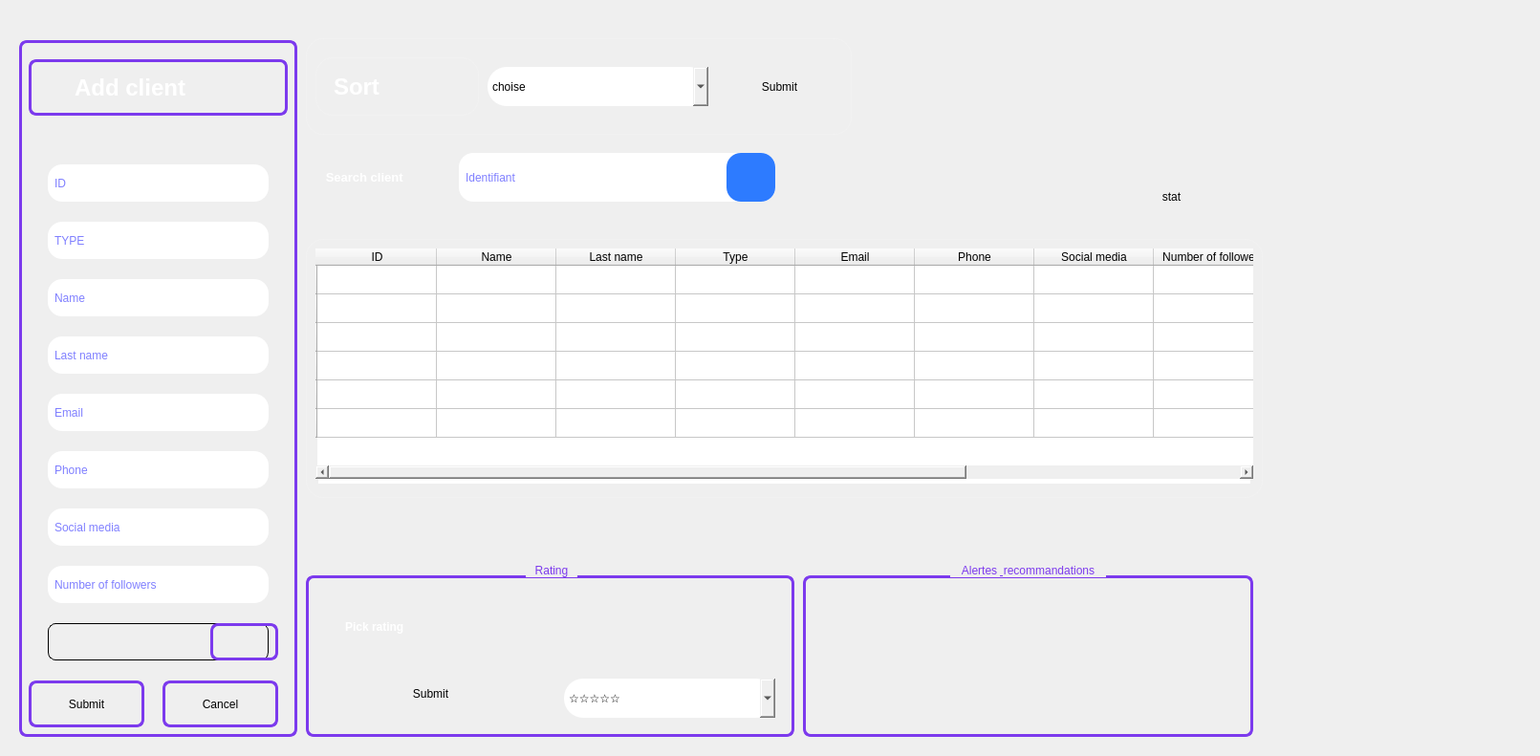
       <widget class="QWidget" name="widget_8" native="true">
        <property name="geometry">
         <rect>
          <x>470</x>
          <y>40</y>
          <width>1611</width>
          <height>791</height>
         </rect>
        </property>
        <property name="styleSheet">
         <string notr="true">background: qlineargradient(x1:0, y1:0, x2:1, y2:1,
                            stop:0 #C4B5FD,   /* light violet */
                            stop:1 #93C5FD); /* light blue */
 border-radius: 20px;         /* rounded container */</string>
        </property>
        <widget class="QFrame" name="frame_3">
         <property name="geometry">
          <rect>
           <x>20</x>
           <y>30</y>
           <width>291</width>
           <height>741</height>
          </rect>
         </property>
         <property name="styleSheet">
          <string notr="true"> border: 3px solid #7C3AED;        /* thicker border */
    border-radius: 8px;               /* smoother corners */
    background: transparent;
    margin-top: 12px;                 /* space for the title */</string>
         </property>
         <property name="frameShape">
          <enum>QFrame::Shape::StyledPanel</enum>
         </property>
         <property name="frameShadow">
          <enum>QFrame::Shadow::Raised</enum>
         </property>
         <widget class="QLineEdit" name="line_type_add_cli">
          <property name="geometry">
           <rect>
            <x>30</x>
            <y>190</y>
            <width>231</width>
            <height>51</height>
           </rect>
          </property>
          <property name="styleSheet">
           <string notr="true">QLineEdit {
    border: 2px blue;    /* contour */
    border-radius: 15px;        /* arrondi moitié de la hauteur */
    padding: 5px;
   background-color: rgb(255, 255, 255);
color:blue;
}
</string>
          </property>
          <property name="placeholderText">
           <string>TYPE</string>
          </property>
         </widget>
         <widget class="QLineEdit" name="line_name_add_cli">
          <property name="geometry">
           <rect>
            <x>30</x>
            <y>250</y>
            <width>231</width>
            <height>51</height>
           </rect>
          </property>
          <property name="styleSheet">
           <string notr="true">QLineEdit {
     border: 2px blue;   /* contour */
    border-radius: 15px;        /* arrondi moitié de la hauteur */
    padding: 5px;
   background-color: rgb(255, 255, 255);
color:blue;
}
</string>
          </property>
          <property name="placeholderText">
           <string>Name</string>
          </property>
         </widget>
         <widget class="QLineEdit" name="line_last_add_cli">
          <property name="geometry">
           <rect>
            <x>30</x>
            <y>310</y>
            <width>231</width>
            <height>51</height>
           </rect>
          </property>
          <property name="styleSheet">
           <string notr="true">QLineEdit {
    border: 2px blue;    /* contour */
    border-radius: 15px;        /* arrondi moitié de la hauteur */
    padding: 5px;
   background-color: rgb(255, 255, 255);
color:blue;
}
</string>
          </property>
          <property name="placeholderText">
           <string>Last name</string>
          </property>
         </widget>
         <widget class="QLineEdit" name="line_email_add_cli">
          <property name="geometry">
           <rect>
            <x>30</x>
            <y>370</y>
            <width>231</width>
            <height>51</height>
           </rect>
          </property>
          <property name="styleSheet">
           <string notr="true">QLineEdit {
    border: 2px blue;  /* contour */
    border-radius: 15px;        /* arrondi moitié de la hauteur */
    padding: 5px;
   background-color: rgb(255, 255, 255);
color:blue;
}
</string>
          </property>
          <property name="placeholderText">
           <string>Email</string>
          </property>
         </widget>
         <widget class="QLineEdit" name="line_phone_add_cli">
          <property name="geometry">
           <rect>
            <x>30</x>
            <y>430</y>
            <width>231</width>
            <height>51</height>
           </rect>
          </property>
          <property name="styleSheet">
           <string notr="true">QLineEdit {
    border: 2px blue;   /* contour */
    border-radius: 15px;        /* arrondi moitié de la hauteur */
    padding: 5px;
   background-color: rgb(255, 255, 255);
color:blue;
}
</string>
          </property>
          <property name="placeholderText">
           <string>Phone</string>
          </property>
         </widget>
         <widget class="QLineEdit" name="line_social_add_cli">
          <property name="geometry">
           <rect>
            <x>30</x>
            <y>490</y>
            <width>231</width>
            <height>51</height>
           </rect>
          </property>
          <property name="styleSheet">
           <string notr="true">QLineEdit {
    border: 2px blue;    /* contour */
    border-radius: 15px;        /* arrondi moitié de la hauteur */
    padding: 5px;
   background-color: rgb(255, 255, 255);
color:blue;
}
</string>
          </property>
          <property name="placeholderText">
           <string>Social media</string>
          </property>
         </widget>
         <widget class="QLineEdit" name="line_fllwrs_add_cli">
          <property name="geometry">
           <rect>
            <x>30</x>
            <y>550</y>
            <width>231</width>
            <height>51</height>
           </rect>
          </property>
          <property name="styleSheet">
           <string notr="true">QLineEdit {
   border: 2px blue;     /* contour */
    border-radius: 15px;        /* arrondi moitié de la hauteur */
    padding: 5px;
   background-color: rgb(255, 255, 255);
color:blue;
}
</string>
          </property>
          <property name="placeholderText">
           <string>Number of followers</string>
          </property>
         </widget>
         <widget class="QLabel" name="label_27">
          <property name="geometry">
           <rect>
            <x>10</x>
            <y>20</y>
            <width>271</width>
            <height>71</height>
           </rect>
          </property>
          <property name="font">
           <font>
            <family>Segoe UI</family>
            <pointsize>18</pointsize>
            <bold>true</bold>
           </font>
          </property>
          <property name="toolTip">
           <string>&lt;html&gt;&lt;head/&gt;&lt;body&gt;&lt;p align=&quot;center&quot;&gt;&lt;br/&gt;&lt;/p&gt;&lt;/body&gt;&lt;/html&gt;</string>
          </property>
          <property name="styleSheet">
           <string notr="true">color: white;
</string>
          </property>
          <property name="text">
           <string>      Add client</string>
          </property>
         </widget>
         <widget class="QLineEdit" name="line_id_add_cli">
          <property name="geometry">
           <rect>
            <x>30</x>
            <y>130</y>
            <width>231</width>
            <height>51</height>
           </rect>
          </property>
          <property name="styleSheet">
           <string notr="true">QLineEdit {
    border: 2px blue;   /* contour */
    border-radius: 15px;        /* arrondi moitié de la hauteur */
    padding: 5px;
   background-color: rgb(255, 255, 255);
color:blue;
}
</string>
          </property>
          <property name="placeholderText">
           <string>ID</string>
          </property>
         </widget>
         <widget class="QPushButton" name="Button_sub_add_cli">
          <property name="geometry">
           <rect>
            <x>10</x>
            <y>670</y>
            <width>121</width>
            <height>61</height>
           </rect>
          </property>
          <property name="styleSheet">
           <string notr="true">
    background: qlineargradient(
        x1:0, y1:0, x2:1, y2:1,
        stop:0 #7C3AED,   /* purple */
        stop:1 #3B82F6    /* blue */
    );
    color: white;                /* text color */
    font-weight: bold;
    border: none;                /* no border line */
    border-radius: 18px;         /* rounded corners */
    padding: 8px 18px;           /* space inside */
}

/* Hover */
QPushButton:hover {
    background: qlineargradient(
        x1:0, y1:0, x2:1, y2:1,
        stop:0 #9D5CFF,   /* lighter purple */
        stop:1 #60A5FA    /* lighter blue */
    );
}

/* Pressed */
QPushButton:pressed {
    background: qlineargradient(
        x1:0, y1:0, x2:1, y2:1,
        stop:0 #5B21B6,   /* darker purple */
        stop:1 #1E40AF    /* darker blue */
    );

</string>
          </property>
          <property name="text">
           <string>Submit</string>
          </property>
         </widget>
         <widget class="QPushButton" name="Button_cancel_add_cli">
          <property name="geometry">
           <rect>
            <x>150</x>
            <y>670</y>
            <width>121</width>
            <height>61</height>
           </rect>
          </property>
          <property name="styleSheet">
           <string notr="true">
    background: qlineargradient(
        x1:0, y1:0, x2:1, y2:1,
        stop:0 #7C3AED,   /* purple */
        stop:1 #3B82F6    /* blue */
    );
    color: white;                /* text color */
    font-weight: bold;
    border: none;                /* no border line */
    border-radius: 18px;         /* rounded corners */
    padding: 8px 18px;           /* space inside */
}

/* Hover */
QPushButton:hover {
    background: qlineargradient(
        x1:0, y1:0, x2:1, y2:1,
        stop:0 #9D5CFF,   /* lighter purple */
        stop:1 #60A5FA    /* lighter blue */
    );
}

/* Pressed */
QPushButton:pressed {
    background: qlineargradient(
        x1:0, y1:0, x2:1, y2:1,
        stop:0 #5B21B6,   /* darker purple */
        stop:1 #1E40AF    /* darker blue */
    );

</string>
          </property>
          <property name="text">
           <string>Cancel</string>
          </property>
         </widget>
         <widget class="QLabel" name="photocl">
          <property name="geometry">
           <rect>
            <x>30</x>
            <y>610</y>
            <width>231</width>
            <height>51</height>
           </rect>
          </property>
          <property name="styleSheet">
           <string notr="true">

   background: qlineargradient(x1:0, y1:0, x2:1, y2:1,
                            stop:0 #C4B5FD,   /* light violet */
                            stop:1 #93C5FD); /* light blue */
  
    color: white;                /* text contrast */


    border: 1px solid;  /* thinner border */
    border-image: qlineargradient(
        x1:0, y1:0, x2:1, y2:1,
        stop:0 #C4B5FD,   /* light violet */
        stop:1 #93C5FD    /* light blue */
    ) 1;  /* Apply the gradient */
    border-radius: 8px;  /* softer curve */
    padding: 10px;       /* space inside */

</string>
          </property>
          <property name="text">
           <string/>
          </property>
         </widget>
         <widget class="QPushButton" name="importcl">
          <property name="geometry">
           <rect>
            <x>200</x>
            <y>610</y>
            <width>71</width>
            <height>51</height>
           </rect>
          </property>
          <property name="styleSheet">
           <string notr="true">
    background: qlineargradient(
        x1:0, y1:0, x2:1, y2:1,
        stop:0 #7C3AED,   /* purple */
        stop:1 #3B82F6    /* blue */
    );
    color: white;                /* text color */
    font-weight: bold;
    border: none;                /* no border line */
    border-radius: 18px;         /* rounded corners */
    padding: 8px 18px;           /* space inside */
}

/* Hover */
QPushButton:hover {
    background: qlineargradient(
        x1:0, y1:0, x2:1, y2:1,
        stop:0 #9D5CFF,   /* lighter purple */
        stop:1 #60A5FA    /* lighter blue */
    );
}

/* Pressed */
QPushButton:pressed {
    background: qlineargradient(
        x1:0, y1:0, x2:1, y2:1,
        stop:0 #5B21B6,   /* darker purple */
        stop:1 #1E40AF    /* darker blue */
    );

</string>
          </property>
          <property name="text">
           <string/>
          </property>
          <property name="icon">
           <iconset theme="QIcon::ThemeIcon::DocumentRevert"/>
          </property>
         </widget>
        </widget>
        <widget class="QTableWidget" name="tableWidget_3">
         <property name="geometry">
          <rect>
           <x>320</x>
           <y>250</y>
           <width>1001</width>
           <height>271</height>
          </rect>
         </property>
         <property name="styleSheet">
          <string notr="true">/* Rounded sidebar with your purple→blue gradient */
QFrame {
  background: qlineargradient(x1:0, y1:0, x2:1, y2:1,
                              stop:0 #7C3AED,   /* purple */
                              stop:1 #3B82F6); /* blue   */
  border-radius: 18px;         /* rounded container */
  /* create visual separation from app background */

  padding: 14px 12px;          /* inner breathing room */
  border: 1px solid rgba(255,255,255,0.15); /* subtle edge definition */
}
</string>
         </property>
        </widget>
        <widget class="QPushButton" name="supp_tab">
         <property name="geometry">
          <rect>
           <x>410</x>
           <y>530</y>
           <width>81</width>
           <height>61</height>
          </rect>
         </property>
         <property name="styleSheet">
          <string notr="true">
    background: qlineargradient(
        x1:0, y1:0, x2:1, y2:1,
        stop:0 #7C3AED,   /* purple */
        stop:1 #3B82F6    /* blue */
    );
    color: white;                /* text color */
    font-weight: bold;
    border: none;                /* no border line */
    border-radius: 18px;         /* rounded corners */
    padding: 8px 18px;           /* space inside */
}

/* Hover */
QPushButton:hover {
    background: qlineargradient(
        x1:0, y1:0, x2:1, y2:1,
        stop:0 #9D5CFF,   /* lighter purple */
        stop:1 #60A5FA    /* lighter blue */
    );
}

/* Pressed */
QPushButton:pressed {
    background: qlineargradient(
        x1:0, y1:0, x2:1, y2:1,
        stop:0 #5B21B6,   /* darker purple */
        stop:1 #1E40AF    /* darker blue */
    );

</string>
         </property>
         <property name="text">
          <string/>
         </property>
         <property name="icon">
          <iconset theme="QIcon::ThemeIcon::EditDelete"/>
         </property>
        </widget>
        <widget class="QPushButton" name="pushButton_19">
         <property name="geometry">
          <rect>
           <x>760</x>
           <y>160</y>
           <width>51</width>
           <height>51</height>
          </rect>
         </property>
         <property name="styleSheet">
          <string notr="true">color: white;
background-color: rgb(45, 123, 255);

    border: 2px blue;    /* contour */
    border-radius: 15px;        /* arrondi moitié de la hauteur */
    padding: 5px;

</string>
         </property>
         <property name="text">
          <string/>
         </property>
         <property name="icon">
          <iconset theme="QIcon::ThemeIcon::EditFind"/>
         </property>
        </widget>
        <widget class="QPushButton" name="edit_tab">
         <property name="geometry">
          <rect>
           <x>320</x>
           <y>530</y>
           <width>81</width>
           <height>61</height>
          </rect>
         </property>
         <property name="styleSheet">
          <string notr="true">
    background: qlineargradient(
        x1:0, y1:0, x2:1, y2:1,
        stop:0 #7C3AED,   /* purple */
        stop:1 #3B82F6    /* blue */
    );
    color: white;                /* text color */
    font-weight: bold;
    border: none;                /* no border line */
    border-radius: 18px;         /* rounded corners */
    padding: 8px 18px;           /* space inside */
}

/* Hover */
QPushButton:hover {
    background: qlineargradient(
        x1:0, y1:0, x2:1, y2:1,
        stop:0 #9D5CFF,   /* lighter purple */
        stop:1 #60A5FA    /* lighter blue */
    );
}

/* Pressed */
QPushButton:pressed {
    background: qlineargradient(
        x1:0, y1:0, x2:1, y2:1,
        stop:0 #5B21B6,   /* darker purple */
        stop:1 #1E40AF    /* darker blue */
    );

</string>
         </property>
         <property name="text">
          <string/>
         </property>
         <property name="icon">
          <iconset theme="QIcon::ThemeIcon::MailMessageNew"/>
         </property>
        </widget>
        <widget class="QPushButton" name="enreg_tab">
         <property name="geometry">
          <rect>
           <x>500</x>
           <y>530</y>
           <width>91</width>
           <height>61</height>
          </rect>
         </property>
         <property name="styleSheet">
          <string notr="true">
    background: qlineargradient(
        x1:0, y1:0, x2:1, y2:1,
        stop:0 #7C3AED,   /* purple */
        stop:1 #3B82F6    /* blue */
    );
    color: white;                /* text color */
    font-weight: bold;
    border: none;                /* no border line */
    border-radius: 18px;         /* rounded corners */
    padding: 8px 18px;           /* space inside */
}

/* Hover */
QPushButton:hover {
    background: qlineargradient(
        x1:0, y1:0, x2:1, y2:1,
        stop:0 #9D5CFF,   /* lighter purple */
        stop:1 #60A5FA    /* lighter blue */
    );
}

/* Pressed */
QPushButton:pressed {
    background: qlineargradient(
        x1:0, y1:0, x2:1, y2:1,
        stop:0 #5B21B6,   /* darker purple */
        stop:1 #1E40AF    /* darker blue */
    );

</string>
         </property>
         <property name="text">
          <string/>
         </property>
         <property name="icon">
          <iconset theme="QIcon::ThemeIcon::DocumentSave"/>
         </property>
        </widget>
        <widget class="QLabel" name="label_30">
         <property name="geometry">
          <rect>
           <x>330</x>
           <y>160</y>
           <width>141</width>
           <height>51</height>
          </rect>
         </property>
         <property name="styleSheet">
          <string notr="true"> background: qlineargradient(x1:0, y1:0, x2:1, y2:1,
                              stop:0 #7C3AED,   /* purple */
                              stop:1 #3B82F6); /* blue   */
    font-size: 13px;
    font-weight: 700;
color:white;</string>
         </property>
         <property name="text">
          <string>   Search client</string>
         </property>
        </widget>
        <widget class="QLineEdit" name="lineEdit_19">
         <property name="geometry">
          <rect>
           <x>480</x>
           <y>160</y>
           <width>331</width>
           <height>51</height>
          </rect>
         </property>
         <property name="styleSheet">
          <string notr="true">QLineEdit {
    border: 2px blue;    /* contour */
    border-radius: 15px;        /* arrondi moitié de la hauteur */
    padding: 5px;
   background-color: rgb(255, 255, 255);
color:blue;
}
</string>
         </property>
         <property name="placeholderText">
          <string>Identifiant</string>
         </property>
        </widget>
        <widget class="QFrame" name="frame_5">
         <property name="geometry">
          <rect>
           <x>320</x>
           <y>40</y>
           <width>571</width>
           <height>101</height>
          </rect>
         </property>
         <property name="styleSheet">
          <string notr="true">/* Rounded sidebar with your purple→blue gradient */
QFrame {
  background: qlineargradient(x1:0, y1:0, x2:1, y2:1,
                              stop:0 #7C3AED,   /* purple */
                              stop:1 #3B82F6); /* blue   */
  border-radius: 18px;         /* rounded container */
  /* create visual separation from app background */

  padding: 14px 12px;          /* inner breathing room */
  border: 1px solid rgba(255,255,255,0.15); /* subtle edge definition */
}
</string>
         </property>
         <property name="frameShape">
          <enum>QFrame::Shape::StyledPanel</enum>
         </property>
         <property name="frameShadow">
          <enum>QFrame::Shadow::Raised</enum>
         </property>
         <widget class="QLabel" name="label_31">
          <property name="geometry">
           <rect>
            <x>10</x>
            <y>20</y>
            <width>171</width>
            <height>61</height>
           </rect>
          </property>
          <property name="font">
           <font>
            <pointsize>18</pointsize>
            <bold>true</bold>
           </font>
          </property>
          <property name="toolTip">
           <string>&lt;html&gt;&lt;head/&gt;&lt;body&gt;&lt;p align=&quot;center&quot;&gt;&lt;br/&gt;&lt;/p&gt;&lt;/body&gt;&lt;/html&gt;</string>
          </property>
          <property name="styleSheet">
           <string notr="true">color: white;</string>
          </property>
          <property name="text">
           <string>Sort</string>
          </property>
         </widget>
         <widget class="QComboBox" name="combo_tri">
          <property name="geometry">
           <rect>
            <x>190</x>
            <y>30</y>
            <width>231</width>
            <height>41</height>
           </rect>
          </property>
          <property name="styleSheet">
           <string notr="true">background: qlineargradient(x1:0, y1:0, x2:1, y2:1,
                            stop:0 #C4B5FD,   /* light violet */
                            stop:1 #93C5FD); /* light blue */
 border-radius: 20px;         /* rounded container */</string>
          </property>
          <item>
           <property name="text">
            <string>choise</string>
           </property>
          </item>
          <item>
           <property name="text">
            <string>nombre of followers</string>
           </property>
          </item>
         </widget>
         <widget class="QPushButton" name="Button_sub_tri">
          <property name="geometry">
           <rect>
            <x>430</x>
            <y>30</y>
            <width>131</width>
            <height>41</height>
           </rect>
          </property>
          <property name="styleSheet">
           <string notr="true">
    background: qlineargradient(
        x1:0, y1:0, x2:1, y2:1,
        stop:0 #7C3AED,   /* purple */
        stop:1 #3B82F6    /* blue */
    );
    color: white;                /* text color */
    font-weight: bold;
    border: none;                /* no border line */
    border-radius: 18px;         /* rounded corners */
    padding: 8px 18px;           /* space inside */
}

/* Hover */
QPushButton:hover {
    background: qlineargradient(
        x1:0, y1:0, x2:1, y2:1,
        stop:0 #9D5CFF,   /* lighter purple */
        stop:1 #60A5FA    /* lighter blue */
    );
}

/* Pressed */
QPushButton:pressed {
    background: qlineargradient(
        x1:0, y1:0, x2:1, y2:1,
        stop:0 #5B21B6,   /* darker purple */
        stop:1 #1E40AF    /* darker blue */
    );

</string>
          </property>
          <property name="text">
           <string>Submit</string>
          </property>
         </widget>
        </widget>
        <widget class="QGroupBox" name="groupBox_5">
         <property name="geometry">
          <rect>
           <x>320</x>
           <y>590</y>
           <width>511</width>
           <height>181</height>
          </rect>
         </property>
         <property name="styleSheet">
          <string notr="true">QGroupBox {
    border: 3px solid #7C3AED;        /* thicker border */
    border-radius: 8px;               /* smoother corners */
    background: transparent;
    margin-top: 12px;                 /* space for the title */
}

/* ====== Title ====== */
QGroupBox::title {
    subcontrol-origin: margin;
    subcontrol-position: top center;
    padding: 0 8px;
    color: #7C3AED;                   /* same shade as border */
    font-size: 21px;                  /* slightly larger */
    font-weight: 800;                 /* thicker text */
    letter-spacing: 0.3px;
}
</string>
         </property>
         <property name="title">
          <string>Rating</string>
         </property>
         <widget class="QLabel" name="label_32">
          <property name="geometry">
           <rect>
            <x>20</x>
            <y>40</y>
            <width>221</width>
            <height>51</height>
           </rect>
          </property>
          <property name="styleSheet">
           <string notr="true">
    background: qlineargradient(
        x1:0, y1:0, x2:1, y2:1,
        stop:0 #7C3AED,   /* purple */
        stop:1 #3B82F6    /* blue */
    );
    color: white;                /* text color */
    font-weight: bold;
    border: none;                /* no border line */
    border-radius: 18px;         /* rounded corners */
    padding: 8px 18px;           /* space inside */



</string>
          </property>
          <property name="text">
           <string>Pick rating</string>
          </property>
         </widget>
         <widget class="QComboBox" name="rating">
          <property name="geometry">
           <rect>
            <x>270</x>
            <y>120</y>
            <width>221</width>
            <height>41</height>
           </rect>
          </property>
          <property name="styleSheet">
           <string notr="true">background: qlineargradient(x1:0, y1:0, x2:1, y2:1,
                            stop:0 #C4B5FD,   
                            stop:1 #93C5FD); 
 border-radius: 20px;   </string>
          </property>
          <item>
           <property name="text">
            <string>☆☆☆☆☆</string>
           </property>
          </item>
          <item>
           <property name="text">
            <string>★☆☆☆☆</string>
           </property>
          </item>
          <item>
           <property name="text">
            <string>★★☆☆☆</string>
           </property>
          </item>
          <item>
           <property name="text">
            <string>★★★☆☆</string>
           </property>
          </item>
          <item>
           <property name="text">
            <string>★★★★☆</string>
           </property>
          </item>
          <item>
           <property name="text">
            <string>★★★★★</string>
           </property>
          </item>
         </widget>
         <widget class="QPushButton" name="btn_rating">
          <property name="geometry">
           <rect>
            <x>30</x>
            <y>110</y>
            <width>201</width>
            <height>51</height>
           </rect>
          </property>
          <property name="styleSheet">
           <string notr="true">
    background: qlineargradient(
        x1:0, y1:0, x2:1, y2:1,
        stop:0 #7C3AED,   /* purple */
        stop:1 #3B82F6    /* blue */
    );
    color: white;                /* text color */
    font-weight: bold;
    border: none;                /* no border line */
    border-radius: 18px;         /* rounded corners */
    padding: 8px 18px;           /* space inside */
}

/* Hover */
QPushButton:hover {
    background: qlineargradient(
        x1:0, y1:0, x2:1, y2:1,
        stop:0 #9D5CFF,   /* lighter purple */
        stop:1 #60A5FA    /* lighter blue */
    );
}

/* Pressed */
QPushButton:pressed {
    background: qlineargradient(
        x1:0, y1:0, x2:1, y2:1,
        stop:0 #5B21B6,   /* darker purple */
        stop:1 #1E40AF    /* darker blue */
    );

</string>
          </property>
          <property name="text">
           <string>Submit</string>
          </property>
         </widget>
        </widget>
        <widget class="QGroupBox" name="groupBox_6">
         <property name="geometry">
          <rect>
           <x>840</x>
           <y>590</y>
           <width>471</width>
           <height>181</height>
          </rect>
         </property>
         <property name="styleSheet">
          <string notr="true">QGroupBox {
    border: 3px solid #7C3AED;        /* thicker border */
    border-radius: 8px;               /* smoother corners */
    background: transparent;
    margin-top: 12px;                 /* space for the title */
}

/* ====== Title ====== */
QGroupBox::title {
    subcontrol-origin: margin;
    subcontrol-position: top center;
    padding: 0 8px;
    color: #7C3AED;                   /* same shade as border */
    font-size: 21px;                  /* slightly larger */
    font-weight: 800;                 /* thicker text */
    letter-spacing: 0.3px;
}
</string>
         </property>
         <property name="title">
          <string>Alertes &amp; recommandations</string>
         </property>
        </widget>
        <widget class="QTableWidget" name="tableWidgetcl">
         <property name="geometry">
          <rect>
           <x>330</x>
           <y>260</y>
           <width>981</width>
           <height>241</height>
          </rect>
         </property>
         <property name="styleSheet">
          <string notr="true">background: qlineargradient(x1:0, y1:0, x2:1, y2:1,
                            stop:0 #C4B5FD,   
                            stop:1 #93C5FD); 
 border-radius: 20px;       </string>
         </property>
         <attribute name="horizontalHeaderDefaultSectionSize">
          <number>125</number>
         </attribute>
         <row>
          <property name="text">
           <string/>
          </property>
         </row>
         <row>
          <property name="text">
           <string/>
          </property>
         </row>
         <row>
          <property name="text">
           <string/>
          </property>
         </row>
         <row>
          <property name="text">
           <string/>
          </property>
         </row>
         <row>
          <property name="text">
           <string/>
          </property>
         </row>
         <row>
          <property name="text">
           <string/>
          </property>
         </row>
         <column>
          <property name="text">
           <string>ID</string>
          </property>
         </column>
         <column>
          <property name="text">
           <string>Name</string>
          </property>
         </column>
         <column>
          <property name="text">
           <string>Last name</string>
          </property>
         </column>
         <column>
          <property name="text">
           <string>Type</string>
          </property>
         </column>
         <column>
          <property name="text">
           <string>Email</string>
          </property>
         </column>
         <column>
          <property name="text">
           <string>Phone</string>
          </property>
         </column>
         <column>
          <property name="text">
           <string>Social media</string>
          </property>
         </column>
         <column>
          <property name="text">
           <string>Number of followers</string>
          </property>
         </column>
         <column>
          <property name="text">
           <string>photo</string>
          </property>
         </column>
         <column>
          <property name="text">
           <string>rating</string>
          </property>
         </column>
        </widget>
        <widget class="QPushButton" name="btn_stat">
         <property name="geometry">
          <rect>
           <x>1140</x>
           <y>180</y>
           <width>171</width>
           <height>51</height>
          </rect>
         </property>
         <property name="styleSheet">
          <string notr="true">
    background: qlineargradient(
        x1:0, y1:0, x2:1, y2:1,
        stop:0 #7C3AED,   /* purple */
        stop:1 #3B82F6    /* blue */
    );
    color: white;                /* text color */
    font-weight: bold;
    border: none;                /* no border line */
    border-radius: 18px;         /* rounded corners */
    padding: 8px 18px;           /* space inside */
}

/* Hover */
QPushButton:hover {
    background: qlineargradient(
        x1:0, y1:0, x2:1, y2:1,
        stop:0 #9D5CFF,   /* lighter purple */
        stop:1 #60A5FA    /* lighter blue */
    );
}

/* Pressed */
QPushButton:pressed {
    background: qlineargradient(
        x1:0, y1:0, x2:1, y2:1,
        stop:0 #5B21B6,   /* darker purple */
        stop:1 #1E40AF    /* darker blue */
    );

</string>
         </property>
         <property name="text">
          <string>stat</string>
         </property>
         <property name="icon">
          <iconset theme="QIcon::ThemeIcon::DriveOptical"/>
         </property>
        </widget>
        <zorder>lineEdit_19</zorder>
        <zorder>frame_3</zorder>
        <zorder>tableWidget_3</zorder>
        <zorder>supp_tab</zorder>
        <zorder>pushButton_19</zorder>
        <zorder>edit_tab</zorder>
        <zorder>enreg_tab</zorder>
        <zorder>label_30</zorder>
        <zorder>frame_5</zorder>
        <zorder>groupBox_5</zorder>
        <zorder>groupBox_6</zorder>
        <zorder>tableWidgetcl</zorder>
        <zorder>btn_stat</zorder>
       </widget>
